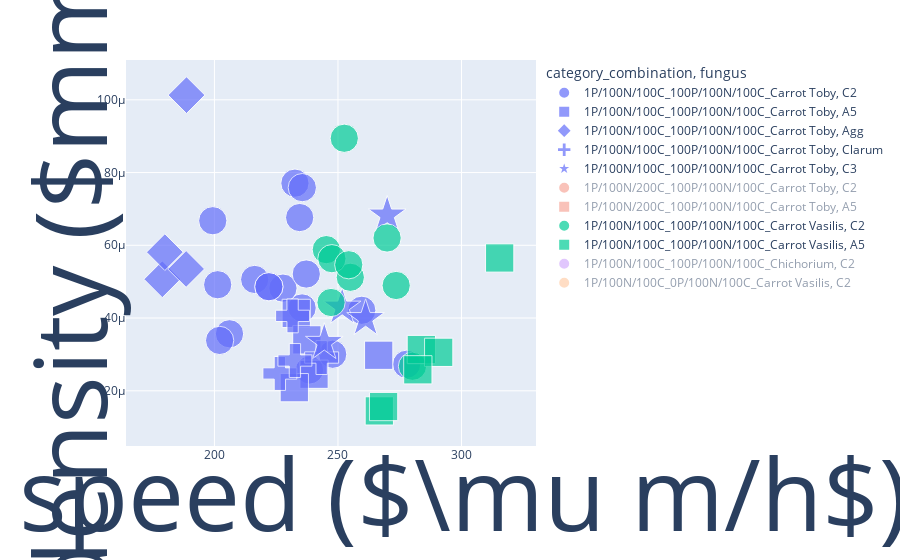

The notebook cell saved with this chart:
### Code cell
import plotly.express as px
fig = px.scatter(df, x='speed', y='density_BV', color='category_combination',
                 hover_data=['plate_id',"fungus"], size='size_point', symbol='fungus', symbol_map=marker_symbols)
fig.update_layout(height=600)  # You can change these values as per your preference
# Show the plot
fig.update_xaxes(title='wave speed ($\mu m/h$)',title_font=dict(size=100))
fig.update_yaxes(title='fungal BV density ($mm^3/mm^2$)',title_font=dict(size=100))

fig.show()

### Figure 1 — Plotly figure (JSON) as saved in the notebook; plotly's stock layout.template omitted (floating-point values rounded to 4 significant figures)
{"data": [{"customdata": [["1014_20220525", "C2"], ["1042_20220523", "C2"], ["1048_20220506", "C2"], ["527_20230106", "C2"], ["537_20230111", "C2"], ["462_20221013", "C2"], ["532_20220104", "C2"], ["510_20221201", "C2"], ["521_20230104", "C2"], ["530_20230115", "C2"], ["558_20230109", "C2"], ["558_20230109", "C2"], ["552_20230111", "C2"], ["552_20230111", "C2"], ["551_20220102", "C2"], ["551_20220102", "C2"], ["540_20221227", "C2"], ["540_20221227", "C2"], ["559_20230109", "C2"], ["544_20230109", "C2"], ["531_20221222", "C2"], ["514_20221206", "C2"], ["513_20221205", "C2"], ["506_20221124", "C2"], ["472_20221003", "C2"]], "hovertemplate": "category_combination=1P/100N/100C_100P/100N/100C_Carrot Toby<br>fungus=%{customdata[1]}<br>speed=%{x}<br>density_BV=%{y}<br>size_point=%{marker.size}<br>plate_id=%{customdata[0]}<extra></extra>", "legendgroup": "1P/100N/100C_100P/100N/100C_Carrot Toby, C2", "marker": {"color": "#636efa", "size": [20, 20, 20, 20, 20, 20, 20, 20, 20, 20, 20, 20, 20, 20, 20, 20, 20, 20, 20, 20, 20, 20, 20, 20, 20], "sizemode": "area", "sizeref": 0.05, "symbol": "circle"}, "mode": "markers", "name": "1P/100N/100C_100P/100N/100C_Carrot Toby, C2", "orientation": "v", "showlegend": true, "type": "scatter", "x": [235.5, 216.3, null, 232.6, 234.5, 238.5, 227.7, 259.6, 199.3, 277.8, null, null, 222.0, 222.0, null, null, null, null, 235.6, null, 201.3, 247.9, 206.1, 202.1, 237.2], "xaxis": "x", "y": [4.277e-05, 5.061e-05, 3.893e-05, 7.708e-05, 6.762e-05, 2.573e-05, 4.823e-05, 4.214e-05, 6.675e-05, 2.73e-05, null, null, 4.861e-05, 4.861e-05, null, null, null, null, 7.585e-05, null, 4.916e-05, 3.005e-05, 3.567e-05, 3.385e-05, 5.21e-05], "yaxis": "y"}, {"customdata": [["52_20220707", "A5"], ["84_20220621", "A5"], ["91_20220708", "A5"], ["366_20230921", "A5"], ["358_20231003", "A5"]], "hovertemplate": "category_combination=1P/100N/100C_100P/100N/100C_Carrot Toby<br>fungus=%{customdata[1]}<br>speed=%{x}<br>density_BV=%{y}<br>size_point=%{marker.size}<br>plate_id=%{customdata[0]}<extra></extra>", "legendgroup": "1P/100N/100C_100P/100N/100C_Carrot Toby, A5", "marker": {"color": "#636efa", "size": [20, 20, 20, 20, 20], "sizemode": "area", "sizeref": 0.05, "symbol": "square"}, "mode": "markers", "name": "1P/100N/100C_100P/100N/100C_Carrot Toby, A5", "orientation": "v", "showlegend": true, "type": "scatter", "x": [240.3, 233.1, 237.4, 232.3, 266.5], "xaxis": "x", "y": [2.455e-05, 4.127e-05, 3.4e-05, 2.086e-05, 2.977e-05], "yaxis": "y"}, {"customdata": [["3_20220426", "Agg"], ["12_20220502", "Agg"], ["16_20220419", "Agg"], ["480_20221205", "Agg"]], "hovertemplate": "category_combination=1P/100N/100C_100P/100N/100C_Carrot Toby<br>fungus=%{customdata[1]}<br>speed=%{x}<br>density_BV=%{y}<br>size_point=%{marker.size}<br>plate_id=%{customdata[0]}<extra></extra>", "legendgroup": "1P/100N/100C_100P/100N/100C_Carrot Toby, Agg", "marker": {"color": "#636efa", "size": [20, 20, 20, 20], "sizemode": "area", "sizeref": 0.05, "symbol": "diamond"}, "mode": "markers", "name": "1P/100N/100C_100P/100N/100C_Carrot Toby, Agg", "orientation": "v", "showlegend": true, "type": "scatter", "x": [188.7, 178.9, 188.5, 179.9], "xaxis": "x", "y": [0.0001013, 5.066e-05, 5.349e-05, 5.811e-05], "yaxis": "y"}, {"customdata": [["28_20230227", "Clarum"], ["206_20230303", "Clarum"], ["202_20230314", "Clarum"], ["218_20230227", "Clarum"], ["252_20230316", "Clarum"], ["248_20230320", "Clarum"]], "hovertemplate": "category_combination=1P/100N/100C_100P/100N/100C_Carrot Toby<br>fungus=%{customdata[1]}<br>speed=%{x}<br>density_BV=%{y}<br>size_point=%{marker.size}<br>plate_id=%{customdata[0]}<extra></extra>", "legendgroup": "1P/100N/100C_100P/100N/100C_Carrot Toby, Clarum", "marker": {"color": "#636efa", "size": [20, 20, 20, 20, 20, 20], "sizemode": "area", "sizeref": 0.05, "symbol": "cross"}, "mode": "markers", "name": "1P/100N/100C_100P/100N/100C_Carrot Toby, Clarum", "orientation": "v", "showlegend": true, "type": "scatter", "x": [243.4, null, 226.5, null, 231.6, 232.6], "xaxis": "x", "y": [2.914e-05, null, 2.476e-05, null, 4.06e-05, 2.832e-05], "yaxis": "y"}, {"customdata": [["219_20230307", "C3"], ["229_20230330", "C3"], ["249_20230324", "C3"], ["241_20230403", "C3"]], "hovertemplate": "category_combination=1P/100N/100C_100P/100N/100C_Carrot Toby<br>fungus=%{customdata[1]}<br>speed=%{x}<br>density_BV=%{y}<br>size_point=%{marker.size}<br>plate_id=%{customdata[0]}<extra></extra>", "legendgroup": "1P/100N/100C_100P/100N/100C_Carrot Toby, C3", "marker": {"color": "#636efa", "size": [20, 20, 20, 20], "sizemode": "area", "sizeref": 0.05, "symbol": "star"}, "mode": "markers", "name": "1P/100N/100C_100P/100N/100C_Carrot Toby, C3", "orientation": "v", "showlegend": true, "type": "scatter", "x": [244.5, 269.9, 251.7, 261.2], "xaxis": "x", "y": [3.328e-05, 6.828e-05, 4.297e-05, 3.983e-05], "yaxis": "y"}, {"customdata": [["1023_20220502", "C2"], ["1045_20220504", "C2"]], "hovertemplate": "category_combination=1P/100N/200C_100P/100N/100C_Carrot Toby<br>fungus=%{customdata[1]}<br>speed=%{x}<br>density_BV=%{y}<br>size_point=%{marker.size}<br>plate_id=%{customdata[0]}<extra></extra>", "legendgroup": "1P/100N/200C_100P/100N/100C_Carrot Toby, C2", "marker": {"color": "#EF553B", "size": [20, 20], "sizemode": "area", "sizeref": 0.05, "symbol": "circle"}, "mode": "markers", "name": "1P/100N/200C_100P/100N/100C_Carrot Toby, C2", "orientation": "v", "showlegend": true, "type": "scatter", "visible": "legendonly", "x": [230.2, 239.6], "xaxis": "x", "y": [6.223e-05, 2.249e-05], "yaxis": "y"}, {"customdata": [["1076_20220511", "A5"], ["938_20220325", "A5"]], "hovertemplate": "category_combination=1P/100N/200C_100P/100N/100C_Carrot Toby<br>fungus=%{customdata[1]}<br>speed=%{x}<br>density_BV=%{y}<br>size_point=%{marker.size}<br>plate_id=%{customdata[0]}<extra></extra>", "legendgroup": "1P/100N/200C_100P/100N/100C_Carrot Toby, A5", "marker": {"color": "#EF553B", "size": [20, 20], "sizemode": "area", "sizeref": 0.05, "symbol": "square"}, "mode": "markers", "name": "1P/100N/200C_100P/100N/100C_Carrot Toby, A5", "orientation": "v", "showlegend": true, "type": "scatter", "visible": "legendonly", "x": [264.7, 239.9], "xaxis": "x", "y": [3.335e-05, 1.799e-05], "yaxis": "y"}, {"customdata": [["931_20230620", "C2"], ["935_20230620", "C2"], ["930_20230626", "C2"], ["777_20230328", "C2"], ["772_20230317", "C2"], ["771_20230411", "C2"], ["447_20230821", "C2"], ["487_20230922", "C2"], ["492_20230901", "C2"], ["486_20231009", "C2"], ["494_20230908", "C2"], ["482_20230908", "C2"], ["481_20231005", "C2"], ["483_20231005", "C2"], ["490_20231003", "C2"], ["485_20230929", "C2"], ["443_20230720", "C2"], ["436_20230717", "C2"]], "hovertemplate": "category_combination=1P/100N/100C_100P/100N/100C_Carrot Vasilis<br>fungus=%{customdata[1]}<br>speed=%{x}<br>density_BV=%{y}<br>size_point=%{marker.size}<br>plate_id=%{customdata[0]}<extra></extra>", "legendgroup": "1P/100N/100C_100P/100N/100C_Carrot Vasilis, C2", "marker": {"color": "#00cc96", "size": [20, 20, 20, 20, 20, 20, 20, 20, 20, 20, 20, 20, 20, 20, 20, 20, 20, 20], "sizemode": "area", "sizeref": 0.05, "symbol": "circle"}, "mode": "markers", "name": "1P/100N/100C_100P/100N/100C_Carrot Vasilis, C2", "orientation": "v", "showlegend": true, "type": "scatter", "visible": true, "x": [null, 247.2, 255.0, 245.3, 252.6, 273.6, 247.5, null, 280.2, 302.7, null, 269.9, null, 254.4, null, null, null, null], "xaxis": "x", "y": [null, 4.427e-05, 5.121e-05, 5.88e-05, 8.943e-05, 4.895e-05, 5.632e-05, null, 2.674e-05, null, null, 6.202e-05, null, 5.465e-05, null, null, 4.163e-05, 1.942e-05], "yaxis": "y"}, {"customdata": [["301_20230717", "A5"], ["323_20230807", "A5"], ["373_20230920", "A5"], ["377_20230929", "A5"], ["304_20230714", "A5"], ["379_20231003", "A5"], ["372_20230929", "A5"]], "hovertemplate": "category_combination=1P/100N/100C_100P/100N/100C_Carrot Vasilis<br>fungus=%{customdata[1]}<br>speed=%{x}<br>density_BV=%{y}<br>size_point=%{marker.size}<br>plate_id=%{customdata[0]}<extra></extra>", "legendgroup": "1P/100N/100C_100P/100N/100C_Carrot Vasilis, A5", "marker": {"color": "#00cc96", "size": [20, 20, 20, 20, 20, 20, 20], "sizemode": "area", "sizeref": 0.05, "symbol": "square"}, "mode": "markers", "name": "1P/100N/100C_100P/100N/100C_Carrot Vasilis, A5", "orientation": "v", "showlegend": true, "type": "scatter", "visible": true, "x": [266.7, 283.7, 268.5, 315.5, 290.8, null, 282.3], "xaxis": "x", "y": [1.447e-05, 3.135e-05, 1.568e-05, 5.651e-05, 3.058e-05, null, 2.577e-05], "yaxis": "y"}, {"customdata": [["896_20230424", "C2"], ["894_20230516", "C2"], ["891_20230519", "C2"], ["886_20230516", "C2"], ["870_20230427", "C2"], ["868_20230504", "C2"], ["796_20230419", "C2"], ["795_20230403", "C2"], ["764_20221219", "C2"]], "hovertemplate": "category_combination=1P/100N/100C_100P/100N/100C_Chichorium<br>fungus=%{customdata[1]}<br>speed=%{x}<br>density_BV=%{y}<br>size_point=%{marker.size}<br>plate_id=%{customdata[0]}<extra></extra>", "legendgroup": "1P/100N/100C_100P/100N/100C_Chichorium, C2", "marker": {"color": "#ab63fa", "size": [20, 20, 20, 20, 20, 20, 20, 20, 20], "sizemode": "area", "sizeref": 0.05, "symbol": "circle"}, "mode": "markers", "name": "1P/100N/100C_100P/100N/100C_Chichorium, C2", "orientation": "v", "showlegend": true, "type": "scatter", "visible": "legendonly", "x": [null, 237.8, 265.7, 239.1, 248.2, 269.8, 291.0, 256.0, 229.1], "xaxis": "x", "y": [null, 5.593e-05, 2.091e-05, 2.509e-05, 6.715e-05, 4.389e-05, 3.407e-05, 4.694e-05, 6.248e-05], "yaxis": "y"}, {"customdata": [["478_20230814", "C2"], ["468_20230809", "C2"], ["471_20230821", "C2"], ["474_20230807", "C2"]], "hovertemplate": "category_combination=1P/100N/100C_0P/100N/100C_Carrot Vasilis<br>fungus=%{customdata[1]}<br>speed=%{x}<br>density_BV=%{y}<br>size_point=%{marker.size}<br>plate_id=%{customdata[0]}<extra></extra>", "legendgroup": "1P/100N/100C_0P/100N/100C_Carrot Vasilis, C2", "marker": {"color": "#FFA15A", "size": [20, 20, 20, 20], "sizemode": "area", "sizeref": 0.05, "symbol": "circle"}, "mode": "markers", "name": "1P/100N/100C_0P/100N/100C_Carrot Vasilis, C2", "orientation": "v", "showlegend": true, "type": "scatter", "visible": "legendonly", "x": [null, 280.0, 263.9, 289.1], "xaxis": "x", "y": [null, 3.105e-05, 4.149e-05, 2.071e-05], "yaxis": "y"}], "layout": {"autosize": true, "legend": {"itemsizing": "constant", "title": {"text": "category_combination, fungus"}, "tracegroupgap": 0}, "margin": {"t": 60}, "xaxis": {"anchor": "y", "autorange": true, "domain": [0, 1], "range": [111.9, 382.4], "title": {"font": {"size": 100}, "text": "wave speed ($\\mu m/h$)"}, "type": "linear"}, "yaxis": {"anchor": "x", "autorange": true, "domain": [0, 1], "range": [5.177e-06, 0.0001106], "title": {"font": {"size": 100}, "text": "fungal BV density ($mm^3/mm^2$)"}, "type": "linear"}}}
